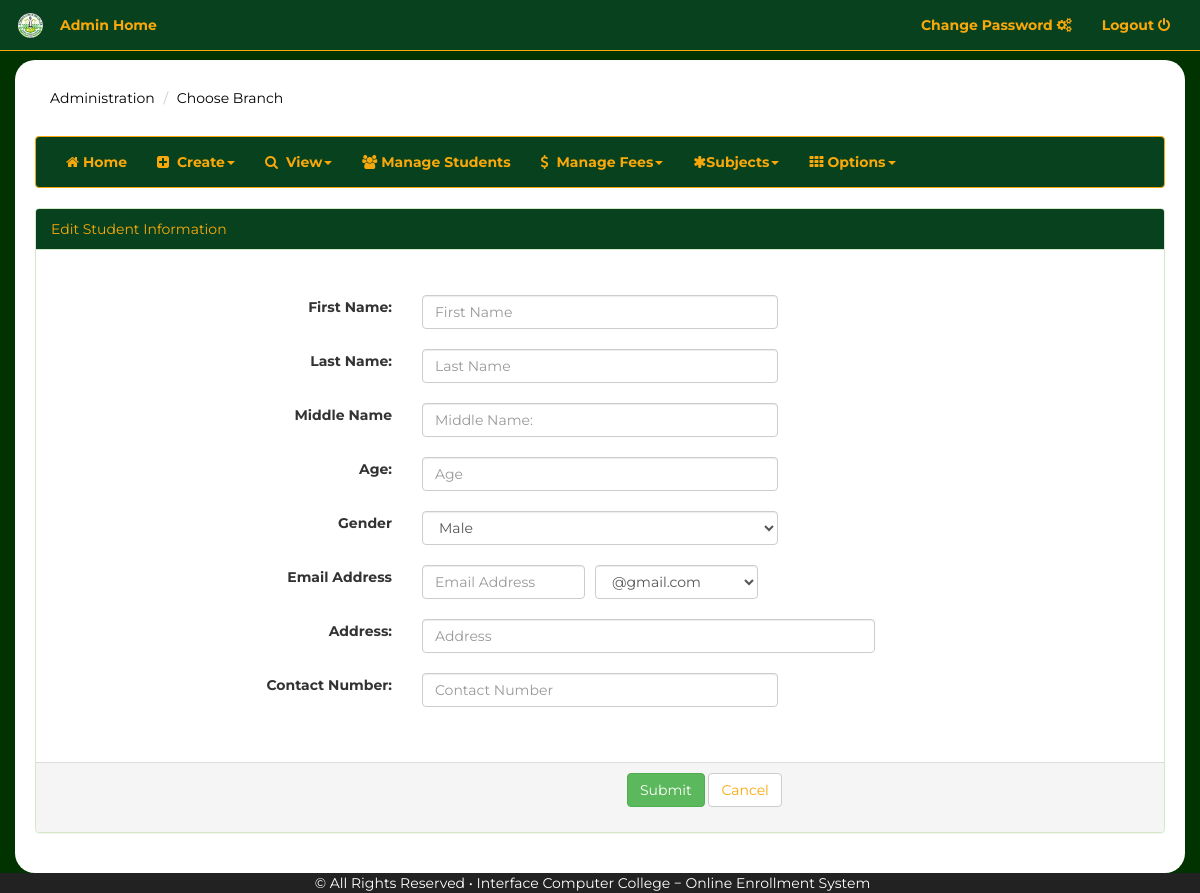
/admin/edit_student_info.php?student_number=409555 (signed in), run on an earlier commit of the app's database.
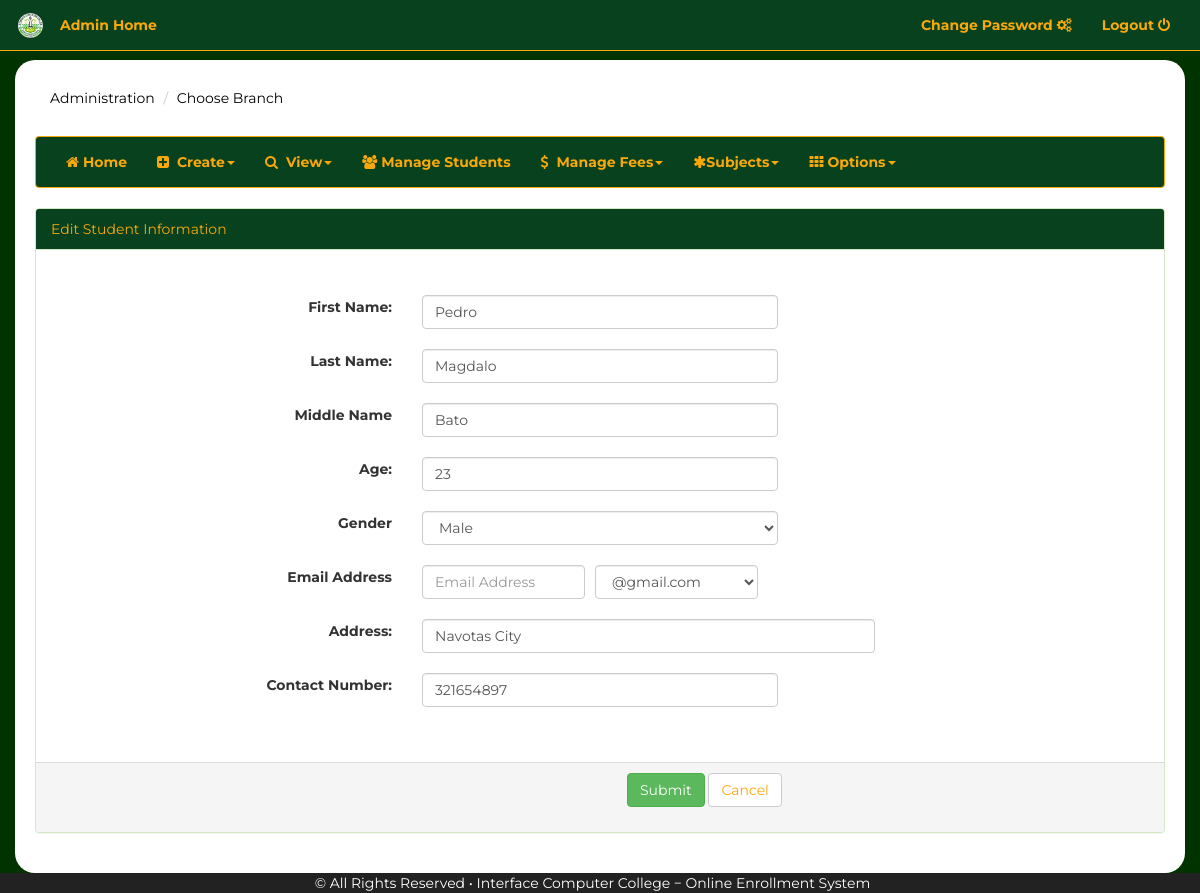
And on a later commit of the database.
### tables this page shows
CREATE TABLE `tbl_studentinfo` (
  `studentNo` int(6) NOT NULL AUTO_INCREMENT,
  `course_id` varchar(10) NOT NULL,
  `first_name` varchar(255) NOT NULL,
  `last_name` varchar(255) NOT NULL,
  `middle_name` varchar(255) NOT NULL,
  `branch_id` int(10) NOT NULL,
  `address` varchar(255) NOT NULL,
  `age` int(11) NOT NULL,
  `gender` varchar(255) NOT NULL,
  `contact_number` int(11) NOT NULL,
  `email_address` varchar(255) NOT NULL,
  `grant_id` int(11) NOT NULL,
  `year_level` int(1) NOT NULL,
  `semester_num` int(1) NOT NULL,
  `student_type` varchar(10) NOT NULL,
  `status` varchar(15) NOT NULL,
  `new_old` varchar(255) NOT NULL DEFAULT 'new',
  `student_photo` text,
  PRIMARY KEY (`studentNo`,`email_address`),
  KEY `course_id` (`course_id`),
  KEY `branch_id` (`branch_id`),
  KEY `year_level` (`year_level`),
  KEY `semester_num` (`semester_num`),
  KEY `grant_id` (`grant_id`),
  CONSTRAINT `tbl_studentinfo_ibfk_2` FOREIGN KEY (`branch_id`) REFERENCES `tbl_branches` (`branch_id`),
  CONSTRAINT `tbl_studentinfo_ibfk_4` FOREIGN KEY (`year_level`) REFERENCES `tbl_academic_year` (`id`),
  CONSTRAINT `tbl_studentinfo_ibfk_5` FOREIGN KEY (`semester_num`) REFERENCES `tbl_academic_sem` (`id`),
  CONSTRAINT `tbl_studentinfo_ibfk_6` FOREIGN KEY (`course_id`) REFERENCES `tbl_course_info` (`course_id`),
  CONSTRAINT `tbl_studentinfo_ibfk_7` FOREIGN KEY (`grant_id`) REFERENCES `tbl_grants` (`grant_id`) ON DELETE NO ACTION ON UPDATE NO ACTION
);

### admin/edit_student_info.php (the view, shortened to what the changed rows need)
<?php
    include('includes/connection.php');
    if( isset($_GET['student_number']) ){
      $the_student_number = $_GET['student_number'];
    }
     include('includes/header.php');
?>
     <div class="container" id="mainContainer">
        <div class="panel panel-success">
        <br><br>
         <form class="form-horizontal" action="<?php echo htmlspecialchars($_SERVER['PHP_SELF']); ?>?student_number=<?php echo $the_student_number; ?>" method="post">
           <div class="panel-content">
           <?php
              $query = "SELECT * FROM tbl_studentinfo
                       WHERE tbl_studentinfo.studentNo = '$the_student_number'";
              $result = mysqli_query($conn,$query);
              while( $row = mysqli_fetch_assoc($result) ){
                  $student_fname = $row['first_name'];
                  $student_Lname = $row['last_name'];
                  $student_mname = $row['middle_name'];
                  $student_age = $row['age'];
                  $student_gender = $row['gender'];
                  $student_address = $row['address'];
                  $student_contactNum = $row['contact_number'];
              }
            ?>
            <div class="form-group">
              <div class="col-md-4">
              <input id="fName" name="fName" type="text" placeholder="First Name" class="form-control input-md" value="<?php echo $student_fname;?>">
              </div>
            </div>
            <div class="form-group">
              <div class="col-md-4">
              <input id="lastName" name="lastName" type="text" placeholder="Last Name" class="form-control input-md" value="<?php echo $student_Lname;?>">
              </div>
            </div>
            <div class="form-group">
              <div class="col-md-4">
              <input id="mName" name="mName" type="text" placeholder="Middle Name:" class="form-control input-md" value="<?php echo $student_mname;?>">
              </div>
            </div>
            <div class="form-group">
              <div class="col-md-4">
              <input id="age" name="age" type="text" placeholder="Age" class="form-control input-md" value="<?php echo $student_age;?>">
              </div>
            </div>
            <div class="form-group">
              <div class="col-md-4">
                <select id="gender" name="gender" class="form-control" value="<?php echo $student_gender;?>">
                  <option value="male">Male</option>
                </select>
              </div>
            </div>
            <div class="form-group">
              <div class="col-md-5">
              <input id="address" name="address" type="text" placeholder="Address" class="form-control input-md" value="<?php echo $student_address;?>">
              </div>
            </div>
            <div class="form-group">
              <div class="col-md-4">
              <input name="contactNumber" type="text" placeholder="Contact Number" class="form-control input-md" value="<?php echo $student_contactNum;?>">
              </div>
            </div>
            <br><br>
        </div>
        </form>
        </div>
    </div>
<?php include ('includes/footer.php');  ?>

What changed in the data, as far as the page shows it:
added tbl_studentinfo: fName "Pedro", lastName "Magdalo", mName "Bato", age "23", gender "Male", address "Navotas City", contactNumber "321654897"
Also different on the page:
form field gender: "Male" → (not shown)
